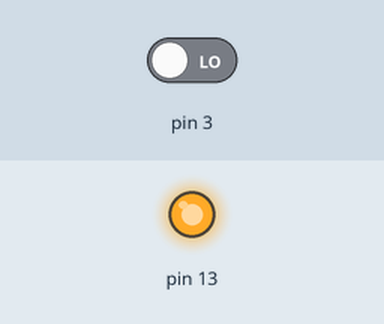
This sketch was run on a simulated Arduino Uno, built with avr-gcc and run on an emulated ATmega328P. Shown: output pins drawn as LEDs (lit = HIGH). Inputs (shaded band) come from the test bench; at power-on: pin 3 LOW.

Above: at 4.8 s.
4.9 s: pin 3 driven HIGH
At 6.7 s:
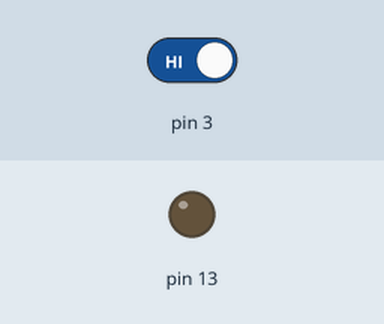
7.6 s: pin 3 driven LOW
At 7.9 s:
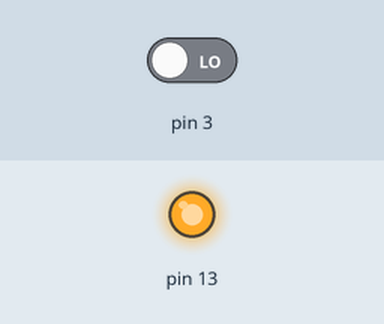
Timing chart, 0 to 10.6 s (numbered marks = the images above; inputs shaded):
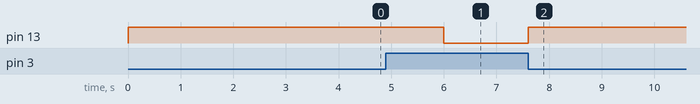

The sketch:

ntc1.ino
```cpp
void setup() {
  pinMode(3,INPUT);
  pinMode(13,OUTPUT);
}

void loop() {
  if (digitalRead(3)) {
    digitalWrite(13, LOW);
  }
  else {
    digitalWrite(13, HIGH);
    delay(2000);
  }
}
```

Measured:
- after the input at 4.9 s, pin 13: HIGH → LOW after 1.1 s
- after the input at 7.6 s, pin 13: LOW → HIGH at once
